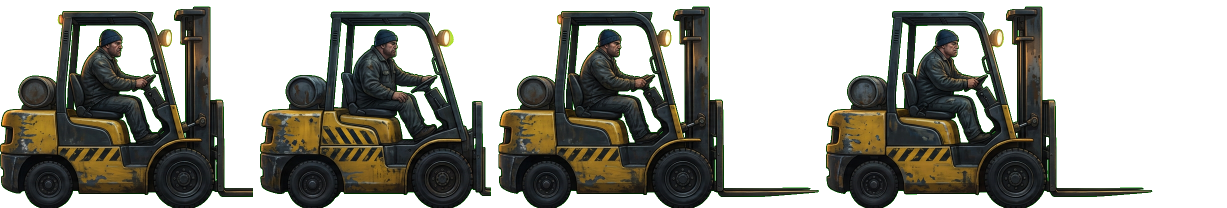
#> input picture code/props_5/l5p_forklift.png, 2454 x 416 px (shown at 1/2 size); its folder holds 5 pictures in this run
$ python pack.py
#> lines starting #> are read from the running program, lines starting #| are printed output that depends on the picture; after the words box and inside, x2 and y2 are one past the last pixel; in counts of white or black regions, pixels touching at a corner belong together
# cut, de-fringe, scale and pack the L5 stage props -> level5_props.png + level5_holds.jpg + meta.json
import numpy as np, json
from PIL import Image, ImageEnhance
def load(n): return Image.open(f'l5p_{n}.png').convert('RGBA')
#> called with n = 'forklift'
#> returned value is the input picture: PIL image 2454x416 RGBA; mean R, G, B, A 26.5, 25.9, 19, 125.3
def defringe(im):
    a=np.array(im).astype(np.int16); r,g,b,al=a[...,0],a[...,1],a[...,2],a[...,3]
#> after `r, g, b, al = (a[..., 0], a[..., 1], a[..., 2], a[..., 3])`:
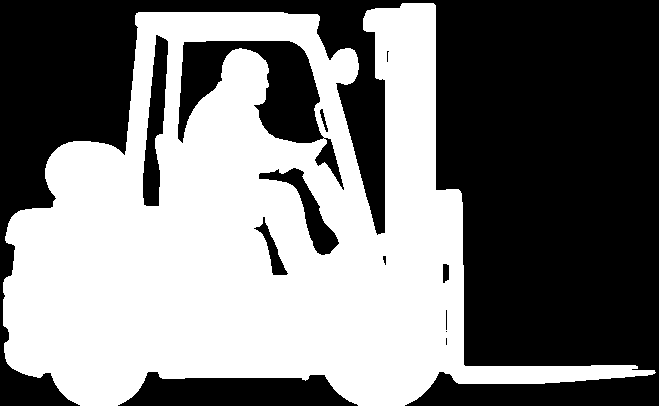
#> al: shape (406, 659) int16; 48.6% white; 1 white region, box (x1, y1, x2, y2) and area: (3, 3, 656, 406) 130129
    spill=(g>r+8)&(g>b+8)
#> spill: shape (406, 659) bool; 2.9% white in thin lines or dots
    # semi-transparent green halo -> drop; opaque spill -> clamp green to max(r,b)
    a[...,3]=np.where(spill&(al<250),0,al)
    a[...,1]=np.where(spill,np.maximum(r,b),g)
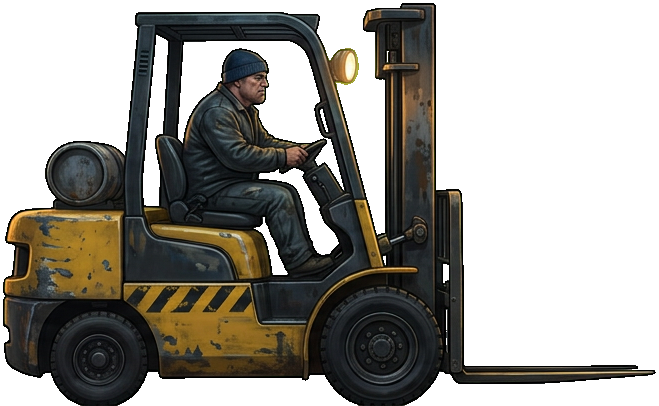
#> a: shape (406, 659, 4) int16; mean R, G, B, A 26.8, 24.7, 19.2, 124; transparent parts drawn white
    a[...,3]=np.where(a[...,3]<28,0,a[...,3])
    return Image.fromarray(a.clip(0,255).astype(np.uint8))
#> returned value: PIL image 659x406 RGBA
def dehalo(im):
    a=np.array(im).astype(np.int16); r,g,b=a[...,0],a[...,1],a[...,2]
    halo=((g>r*0.85)&(b<60)&(g>70)&((g-b)>50))|((b<55)&(g>85)&(g-b>55)&(r>140))
    a[...,3]=np.where(halo,0,a[...,3])
    from scipy import ndimage
    m=ndimage.binary_erosion(a[...,3]>0,iterations=2); a[...,3]=np.where(m,a[...,3],0)
    return defringe(Image.fromarray(a.clip(0,255).astype(np.uint8)))
def fit(im,w): h=round(im.height*w/im.width); return im.resize((w,h),Image.LANCZOS)
F={}
fl=defringe(load('forklift').crop((1649,10,1649+659,416)))
pr=load('props'); hook=defringe(pr.crop((85,165,295,743))); crate=defringe(pr.crop((400,318,779,694))); klax=dehalo(pr.crop((878,344,1062,606)))
#> call 2 of load, with n = 'props'
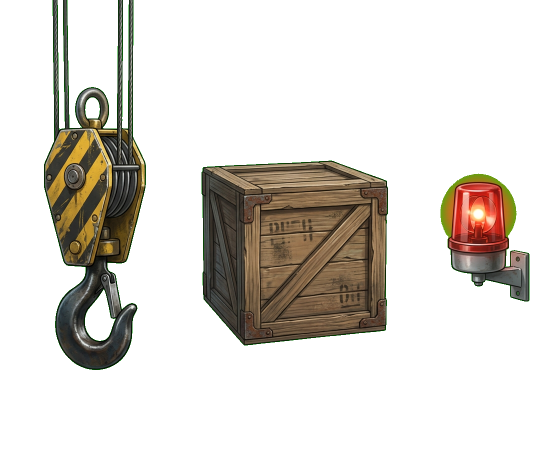
#> input picture code/props_5/l5p_props.png, 1114 x 944 px (shown at 1/2 size)
#> in load, returned value is the input picture: PIL image 1114x944 RGBA; mean R, G, B, A 22.9, 19.1, 13.5, 57
sh=defringe(load('shutter').crop((0,15,2928,352)))
#> call 3 of load, with n = 'shutter'
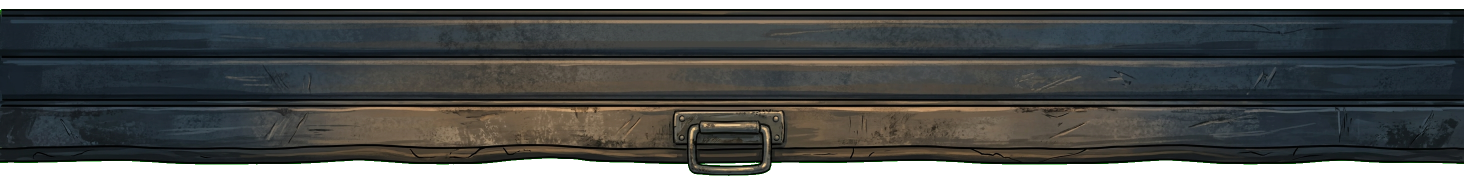
#> input picture code/props_5/l5p_shutter.png, 2928 x 352 px (shown at 1/2 size)
#> in load, returned value is the input picture: PIL image 2928x352 RGBA; mean R, G, B, A 47.6, 49.6, 48.2, 223.6
#> in defringe (call 5), `r, g, b, al = (a[..., 0], a[..., 1], a[..., 2], a[..., 3])`: al: shape (337, 2928) int16; 91.6% white; 4 black regions, box (x1, y1, x2, y2) and area: (0, 302, 1456, 337) 37309, (1459, 306, 2928, 337) 36668, (0, 0, 2928, 5) 8788, (1405, 310, 1518, 316) 391
#> in defringe (call 5), `spill=(g>r+8)&(g>b+8)`: spill: shape (337, 2928) bool; 0.89% white in thin lines or dots
#> in defringe (call 5), `a[...,1]=np.where(spill,np.maximum(r,b),g)`: a: shape (337, 2928, 4) int16; mean R, G, B, A 49.8, 51.4, 50.4, 233.5
# trim to alpha bbox
def trim(im): return im.crop(im.getchannel('A').point(lambda v:255 if v>20 else 0).getbbox())
#> returned value: PIL image 653x403 RGBA
fl,hook,crate,klax,sh=map(trim,(fl,hook,crate,klax,sh))
src={'fork':fl.size,'hook':hook.size}
#> src = {'fork': (653, 403), 'hook': (204, 575)}
fl=fit(fl,328); hook=fit(hook,60); crate=fit(crate,100); klax=fit(klax,48); sh=fit(sh,420)
# unlit klaxon: dim + desaturate the dome
ka=np.array(klax).astype(float); lum=ka[...,:3].mean(-1,keepdims=True)
dim=ka.copy(); dim[...,:3]=(0.55*ka[...,:3]+0.45*lum)*0.55
klaxOff=Image.fromarray(dim.clip(0,255).astype(np.uint8))
parts=[('fork',fl),('hook',hook),('crate',crate),('klax',klax),('klaxOff',klaxOff),('shutter',sh)]
W=max(328+4+60+4+100+4+48+4+48, 420);
x=y=0; rowh=0; place={}
for n,im in parts:
    if x+im.width>W: x=0; y+=rowh+4; rowh=0
    place[n]=[x,y,im.width,im.height]; x+=im.width+4; rowh=max(rowh,im.height)
#> this loop made 6 passes
#> (n, x, y, rowh) on pass 6: ('shutter', 424, 206, 48)
#> (n, x, rowh) on passes 1 to 5: ('fork', 332, 202), ('hook', 396, 202), ('crate', 500, 202), ('klax', 552, 202), ('klaxOff', 604, 202)
#> after the loop, place = {'fork': [0, 0, 328, 202], 'hook': [332, 0, 60, 169], 'crate': [396, 0, 100, 99], 'klax': [500, 0, 48, 71], 'klaxOff': [552, 0, 48, 71], 'shutter': [0, 206, 420, 48]}; rowh = 48; x = 424; y = 206
H=y+rowh
#> H = 254
sheet=Image.new('RGBA',(W,H),(0,0,0,0))
#> sheet: PIL image 600x254 RGBA; every value is 0
for n,im in parts: sheet.paste(im,tuple(place[n][:2]))
#> this loop made 6 passes
#> n on passes 1 to 6: 'fork', 'hook', 'crate', 'klax', 'klaxOff', 'shutter'
sheet.save('level5_props_rgba.png')
q=sheet.quantize(256,method=Image.FASTOCTREE,dither=Image.FLOYDSTEINBERG)
q.save('level5_props.png',optimize=True)
# interiors (crop inside the generated door frames), one jpg
d=Image.open('l5p_interior_dock.png').convert('RGB').crop((380,46,1100,683)).resize((300,290),Image.LANCZOS)
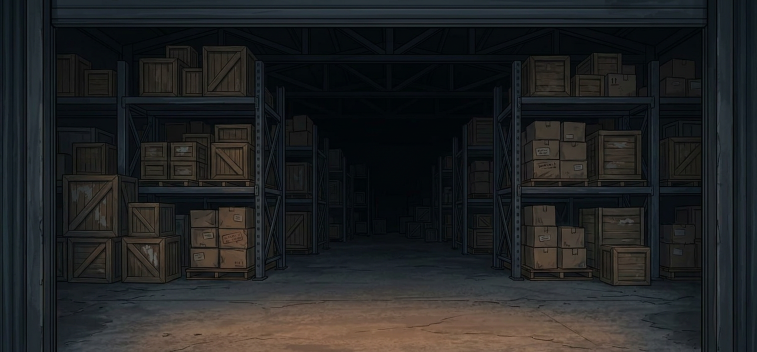
#> input picture code/props_5/l5p_interior_dock.png, 1513 x 704 px (shown at 1/2 size)
s=Image.open('l5p_interior_ship.png').convert('RGB').crop((420,40,1060,600)).resize((220,200),Image.LANCZOS)
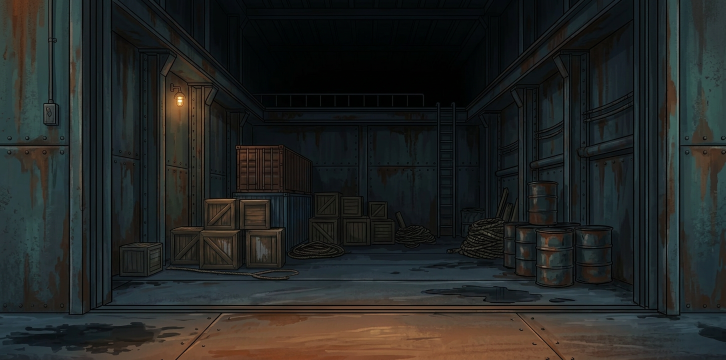
#> input picture code/props_5/l5p_interior_ship.png, 1451 x 720 px (shown at 1/2 size)
hj=Image.new('RGB',(524,290)); hj.paste(d,(0,0)); hj.paste(s,(304,0)); hj.save('level5_holds.jpg',quality=86,optimize=True)
#> after `hj = Image.new('RGB', (524, 290))`: hj: PIL image 524x290 RGB; every value is 0
#> after `hj.paste(s, (304, 0))`:
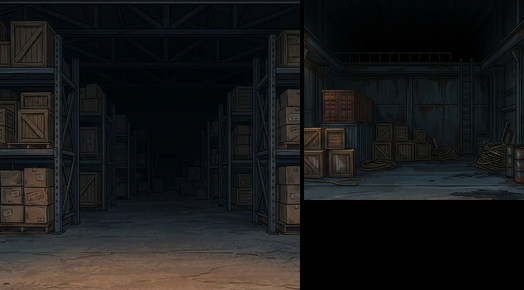
#> hj: PIL image 524x290 RGB; mean R, G, B 24.4, 25.1, 25.2
place['holdDock']=[0,0,300,290]; place['holdShip']=[304,0,220,200]
json.dump({'frames':place,'src':src},open('meta.json','w'),indent=1)
print(place, sheet.size)
#> (printed output is left out)
